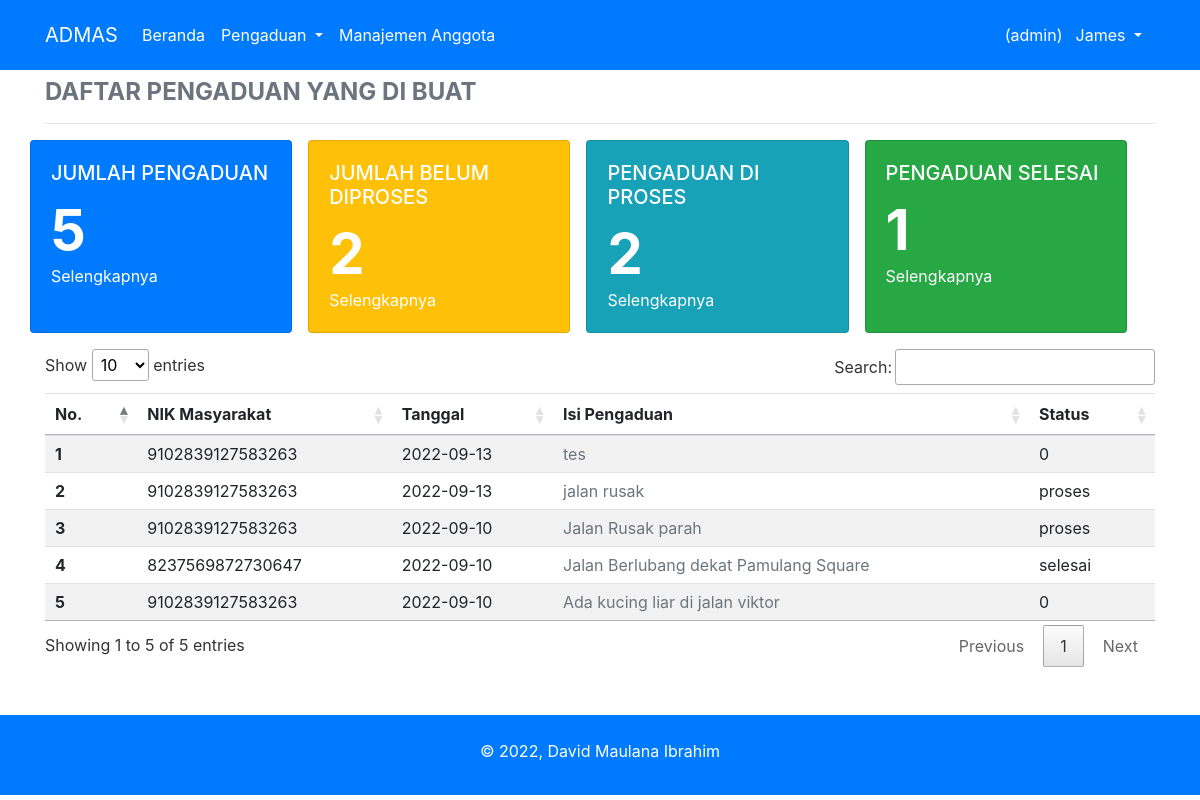
The app's page /index.php (signed in) with its own data.
### tables this page shows
CREATE TABLE `pengaduan` (
  `id_pengaduan` int(11) NOT NULL,
  `tgl_pengaduan` date NOT NULL,
  `nik` varchar(16) NOT NULL,
  `isi_laporan` text NOT NULL,
  `foto` varchar(255) NOT NULL,
  `status` enum('0','proses','selesai') NOT NULL
);

### index.php (the view, shortened to what this page needs)
<?php
include "conn.php";
if (!empty($_SESSION['nik_login'])) {
    include "header.php";
    $nik_login  = $_SESSION['nik_login'];
    $nama_login = $_SESSION['nama_login'];
    $level      = $_SESSION['level'];
    if ($level == "masyarakat") {
        $sql_peng_all = "SELECT * FROM pengaduan WHERE nik = '$nik_login' order by id_pengaduan DESC";
        $eksekusi_peng_all = mysqli_query($conn, $sql_peng_all);
        $jml_peng_all = mysqli_num_rows($eksekusi_peng_all);
        $sql_peng_blm = "SELECT * FROM pengaduan WHERE nik = '$nik_login' and status= '0'";
        $eksekusi_peng_blm = mysqli_query($conn, $sql_peng_blm);
        $jml_peng_blm = mysqli_num_rows($eksekusi_peng_blm);
        $sql_peng_pross = "SELECT * FROM pengaduan WHERE nik = '$nik_login' and status= 'proses'";
        $eksekusi_peng_pross = mysqli_query($conn, $sql_peng_pross);
        $jml_peng_pross = mysqli_num_rows($eksekusi_peng_pross);
        $sql_peng_sls = "SELECT * FROM pengaduan WHERE nik = '$nik_login' and status= 'selesai'";
        $eksekusi_peng_sls = mysqli_query($conn, $sql_peng_sls);
        $jml_peng_sls = mysqli_num_rows($eksekusi_peng_sls);
    } else {
        $sql_peng_all = "SELECT * FROM pengaduan order by id_pengaduan DESC";
        $eksekusi_peng_all = mysqli_query($conn, $sql_peng_all);
        $jml_peng_all = mysqli_num_rows($eksekusi_peng_all);
        $sql_peng_blm = "SELECT * FROM pengaduan WHERE  status= '0'";
        $eksekusi_peng_blm = mysqli_query($conn, $sql_peng_blm);
        $jml_peng_blm = mysqli_num_rows($eksekusi_peng_blm);
        $sql_peng_pross = "SELECT * FROM pengaduan WHERE status= 'proses'";
        $eksekusi_peng_pross = mysqli_query($conn, $sql_peng_pross);
        $jml_peng_pross = mysqli_num_rows($eksekusi_peng_pross);
        $sql_peng_sls = "SELECT * FROM pengaduan WHERE status ='selesai'";
        $eksekusi_peng_sls = mysqli_query($conn, $sql_peng_sls);
        $jml_peng_sls = mysqli_num_rows($eksekusi_peng_sls);
    }
    include "navigasi.php";
?>
    <div class="container">
        <h4 class="text-uppercase font-weight-bold text-secondary mt-2">Daftar Pengaduan Yang Di Buat</h4>
        <hr>
        <div class="row text-white mb-3">
            <div class="card bg-primary mr-3" style="width: 23%;">
                <div class="card-body">
                    <h5 class="card-title">JUMLAH PENGADUAN</h5>
                    <div class="display-4 font-weight-bold"><?php  echo $jml_peng_all; ?></div>
                    <a href="tampil_halaman_total.php">
                        <p class="card-text text-white">Selengkapnya</p>
                    </a>
                </div>
            </div>
            <div class="card bg-warning mr-3" style="width: 23%;">
                <div class="card-body">
                    <h5 class="card-title">JUMLAH BELUM DIPROSES</h5>
                    <div class="display-4 font-weight-bold"><?php  echo $jml_peng_blm; ?></div>
                    <a href="tampil_halaman_belum.php">
                        <p class="card-text text-white">Selengkapnya</p>
                    </a>
                </div>
            </div>
            <div class="card bg-info mr-3" style="width: 23%;">
                <div class="card-body">
                    <h5 class="card-title">PENGADUAN DI PROSES</h5>
                    <div class="display-4 font-weight-bold"><?php  echo $jml_peng_pross; ?></div>
                    <a href="tampil_halaman_diproses.php">
                        <p class="card-text text-white">Selengkapnya</p>
                    </a>
                </div>
            </div>
            <div class="card bg-success" style="width: 23%;">
                <div class="card-body">
                    <h5 class="card-title">PENGADUAN SELESAI</h5>
                    <div class="display-4 font-weight-bold"><?php  echo $jml_peng_sls; ?></div>
                    <a href="tampil_halaman_selesai.php">
                        <p class="card-text text-white">Selengkapnya</p>
                    </a>
                </div>
            </div>
        </div>
        <table class="table table-striped table-hover data">
            <thead>
                <tr>
                    <th scope="col">No.</th>
                    <?php if ($level != "masyarakat")
                        {
                    ?>
                        <th scope="col">NIK Masyarakat</th>
                    <?php
                        }
                    ?>
                    <th scope="col">Tanggal</th>
                    <th scope="col">Isi Pengaduan</th>
                    <th scope="col">Status</th>
                </tr>
            </thead>
            <tbody>
                <?php
                    $no = 1;
                    while ($data = mysqli_fetch_array($eksekusi_peng_all)) {
                ?>
                    <tr>
                        <th scope="row"><?php echo $no++; ?></th>
                        <?php if ($level != "masyarakat")
                            {
                        ?>
                                <td><?php echo $data['nik']; ?></td>
                        <?php
                            }
                        ?>
                        <td><?php echo $data['tgl_pengaduan']; ?></td>
                        <td><a href="pengaduan_detail.php?id_pengaduan=<?php echo $data['id_pengaduan']; ?>" class="text-secondary"><?php  echo $data['isi_laporan']; ?></a></td>
                        <td><?php echo $data['status']; ?></td>
                    </tr>
                <?php
                    }
                ?>
            </tbody>
        </table>
    </div>
    <div class="bg-primary ">
        <div class="container text-white text-center mt-5 pt-4 pb-3">
            <p>&copy; 2022, David Maulana Ibrahim</p>
        </div>
    </div>
<?php
    include "footer.php";
} else {
    header("location:form_login.php");
}
?>

### header.php (shortened to what this page needs)
<!DOCTYPE html>
<html lang="en">
<head>
    <link rel="stylesheet" href="css/bootstrap.min.css">
    <link rel="stylesheet" href="css/jquery.dataTables.min.css">
</head>
<body>

### navigasi.php (shortened to what this page needs)
<nav class="navbar navbar-expand-lg navbar-light bg-primary sticky-top">
    <div class="container">
        <a class="navbar-brand text-white" href="index.php">ADMAS</a>
        <div class="collapse navbar-collapse" id="navbarText">
            <ul class="navbar-nav mr-auto">
                <li class="nav-item active">
                    <a class="nav-link text-white" href="index.php">Beranda <span class="sr-only">(current)</span></a>
                </li>
                <li class="nav-item dropdown">
                    <a class="nav-link dropdown-toggle text-white" href="#" role="button" data-toggle="dropdown" aria-expanded="false">
                        Pengaduan
                    </a>
                </li>
                <?php
                if ($level == "admin") {
                ?>
                    <li class="nav-item">
                        <a class="nav-link text-white" href="manajemen_anggota.php">Manajemen Anggota</a>
                    </li>
                <?php
                }
                ?>
            </ul>
            <span class="navbar-text text-white">
                (<?php echo $level ?>)
            </span>
            <span class="navbar-text text-white">
                <div class="dropdown">
                    <a class="btn btn-primary dropdown-toggle text-white" href="#" role="button" data-toggle="dropdown" aria-expanded="false">
                        <?php echo $nama_login; ?>
                    </a>
                </div>
            </span>
        </div>
    </div>
</nav>

### footer.php (shortened to what this page needs)
</body>
</html>

### records on screen
pengaduan: nik "9102839127583263", tgl_pengaduan "2022-09-13", isi_laporan "tes", status "0"
pengaduan: nik "9102839127583263", tgl_pengaduan "2022-09-13", isi_laporan "jalan rusak", status "proses"
pengaduan: nik "9102839127583263", tgl_pengaduan "2022-09-10", isi_laporan "Jalan Rusak parah", status "proses"
pengaduan: nik "8237569872730647", tgl_pengaduan "2022-09-10", isi_laporan "Jalan Berlubang dekat Pamulang Square", status "selesai"
pengaduan: nik "9102839127583263", tgl_pengaduan "2022-09-10", isi_laporan "Ada kucing liar di jalan viktor", status "0"

### other values on screen
$level "admin"
$nama_login "James"
$jml_peng_all "5"
$jml_peng_blm "2"
$jml_peng_pross "2"
$jml_peng_sls "1"
